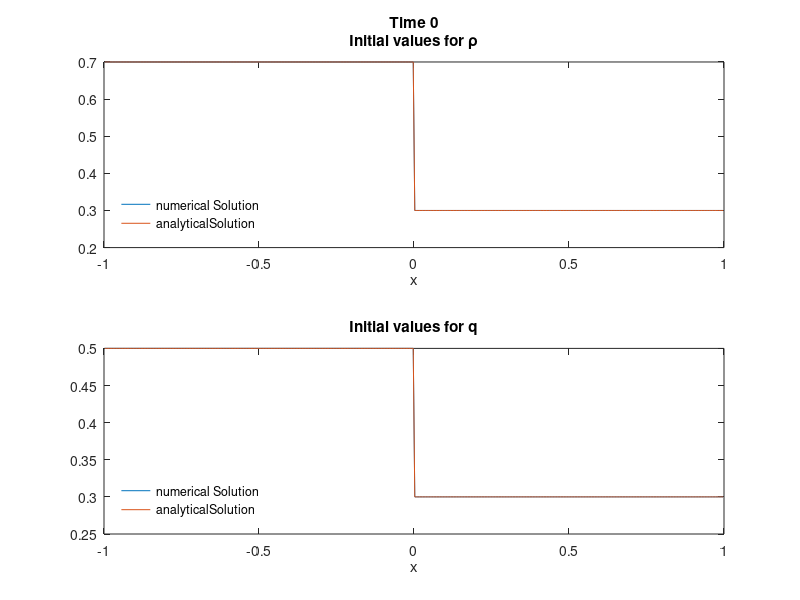

Recreate this plot in MATLAB. (Note: this script raises an error after producing the figure.)

H = 1;
%number of cells
N = 400;
a = -1;
b = 1;
dx = (b-a)/N;
t = 0;

x = (a+dx/2:dx:b-dx/2);
xrieman = x;

ql = 0.5;
qr = 0.3;
pl = 0.7;
pr = 0.3;
u0 = ones(2,N);
u0(1,1:200) = pl*u0(1,1:200);
u0(2,1:200) = ql*u0(2,1:200);
u0(1,201:N) = pr*u0(1,201:N);
u0(2,201:N) = qr*u0(2,201:N);

figure
plot_p = subplot(2,1,1);
plot(plot_p,x,u0(1,:),'-');
xlabel('x');
% ylabel('\rho');
hold on
plot(plot_p,x,u0(1,:),'-');
legend({'numerical Solution','analyticalSolution'},'Location','southwest');
legend('boxoff');
hold off
title(plot_p,{['Time ',num2str(t)];'Initial values for \rho'});
plot_q = subplot(2,1,2);
plot(plot_q,x,u0(2,:),'-');
xlabel('x');
% ylabel('q');
hold on
plot(plot_q,x,u0(2,:),'-');
legend({'numerical Solution','analyticalSolution'},'Location','southwest');
legend('boxoff');
title(plot_q,'Initial values for q');
axis([plot_p,plot_q],[a b 0 0.8]);
hold off
pause

dt = get_dt(H,u0,dx);
boundary_left = u0(:,1);
boundary_right = u0(:,end);
u = godunovStep(u0,dt,dx,H,boundary_left,boundary_right);
i=0;
while t<0.5
    i=i+1;
    t = t+dt;
    analyticalU = analyticalSolutionValue(t,[pl;ql],[pr;qr],H,xrieman);
    plot_p = subplot(2,1,1);
    plot(plot_p,x,u(1,:),'-');
    hold on
    plot(plot_p,x,analyticalU(1,:),'-');
    xlabel('x');
%     ylabel('\rho');
    legend({'numerical Solution','analyticalSolution'},'Location','southwest');
    legend('boxoff');
    hold off
    title(['t = ',num2str(t)]);
    title(plot_p,{['Time ',num2str(t)];'Values for \rho'})
    plot_q = subplot(2,1,2);
    plot(plot_q,x,u(2,:),'-');
    hold on
    plot(plot_q,x,analyticalU(2,:),'-');
    xlabel('x');
%     ylabel('q');
    legend({'numerical Solution','analyticalSolution'},'Location','southwest');
    legend('boxoff');
    hold off
    title(plot_q,'Values for q')
    axis([plot_p,plot_q],[a b 0 0.8])
    
    pause(dt/2);
    
    dt = get_dt(H,u,dx);
    boundary_left = u(:,1);
    boundary_right = u(:,end);
    u = godunovStep(u,dt,dx,H,boundary_left,boundary_right);
    
end
    
